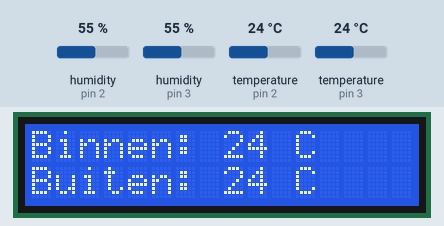
Bench run of a sketch on a simulated Arduino Uno, built with avr-gcc and run on an emulated ATmega328P. Parts: 16×2 character LCD. The inputs (shaded band) are chosen by the test bench; at power-on: temperature (sensors on pin 2, pin 3) 24 °C, humidity (sensors on pin 2, pin 3) 55 %. What the sketch prints to the serial monitor is not drawn.

Above: at 1.2 s.
1.3 s: temperature (sensor on pin 2) set to 12 °C
At 4.2 s:
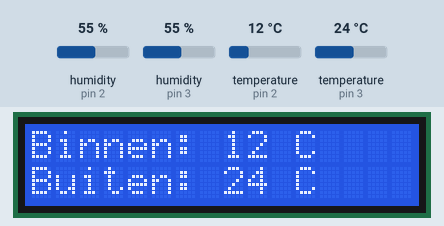
4.7 s: temperature (sensor on pin 3) set to 12 °C
At 5.9 s:
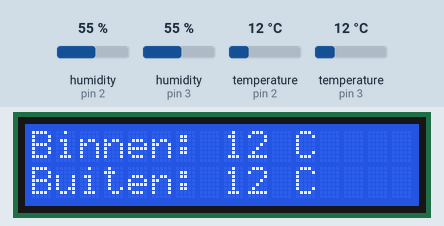
6.8 s: temperature (sensor on pin 2) set to 19 °C
At 9.0 s:
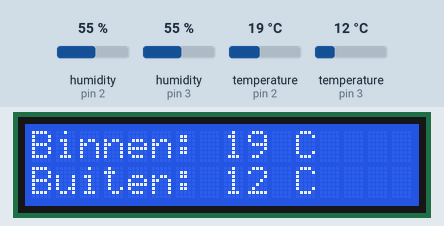
9.9 s: temperature (sensor on pin 3) set to 19 °C
At 11.7 s:
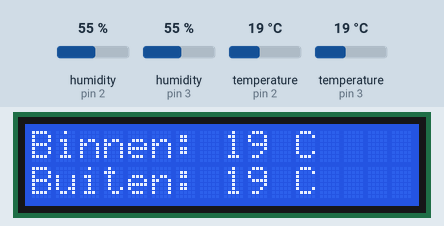
12.0 s: temperature (sensor on pin 2) set to 28 °C
At 14.9 s:
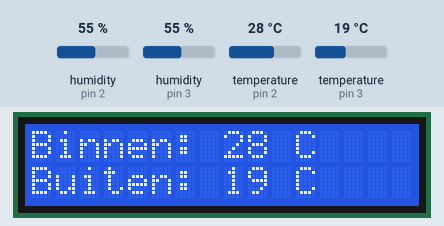
15.2 s: temperature (sensor on pin 3) set to 28 °C
At 16.6 s:
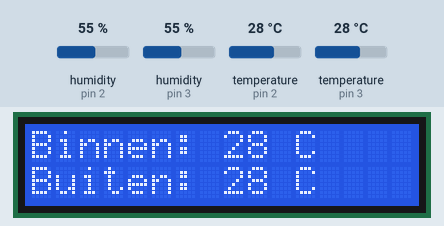
Timing chart, 0 to 18.2 s (numbered marks = the images above; inputs shaded):
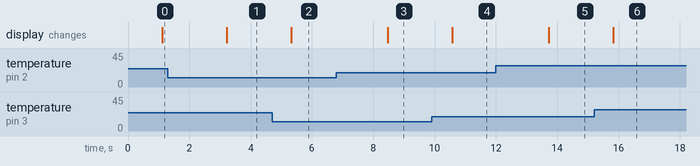

Measured:
- after the input at 1.3 s, the display: changes after 1.9 s (image 1)
- after the input at 4.7 s, the display: changes after 0.62 s (image 2)
- after the input at 6.8 s, the display: changes after 1.7 s (image 3)
- after the input at 9.9 s, the display: changes after 0.67 s (image 4)
- after the input at 12.0 s, the display: changes after 1.7 s (image 5)
- after the input at 15.2 s, the display: changes after 0.63 s (image 6)

The sketch:

ReadTemperature.ino
```cpp
#include <DHT11.h>
#include <LiquidCrystal.h>

const int rs = 12, en = 11, d4 = 10, d5 = 9, d6 = 8, d7 = 7;
LiquidCrystal lcd(rs, en, d4, d5, d6, d7);

DHT11 dht11_1(2);
DHT11 dht11_2(3);

void setup() {

  Serial.begin(9600);
  lcd.begin(16, 2);
}

void loop() {

  int CurrentMillis = millis();

  int temperature = dht11_1.readTemperature();
  int temperature2 = dht11_2.readTemperature();

  if (temperature != DHT11::ERROR_CHECKSUM && temperature != DHT11::ERROR_TIMEOUT) {
    Serial.print("Temperature inside: ");
    Serial.print(temperature);
    Serial.println(" °C");
    Serial.print("Temperature Outside: ");
    Serial.print(temperature2);
    Serial.println(" °C");

    lcd.setCursor(0, 0);
    lcd.print("Binnen: ");
    lcd.setCursor(8, 0);
    lcd.print(temperature);
    lcd.setCursor(11, 0);
    lcd.print("C");

    lcd.setCursor(0, 1);
    lcd.print("Buiten: ");
    lcd.setCursor(8, 1);
    lcd.print(temperature2);
    lcd.setCursor(11, 1);
    lcd.print("C");

  } else {

    Serial.println("Error: Something was wrong");
  }
}
```
